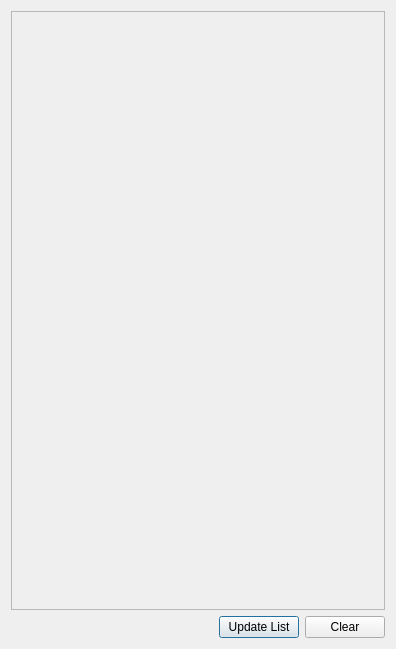
<?xml version="1.0" encoding="UTF-8"?>
<ui version="4.0">
 <class>triggerWidget</class>
 <widget class="QDialog" name="triggerWidget">
  <property name="windowModality">
   <enum>Qt::WindowModal</enum>
  </property>
  <property name="geometry">
   <rect>
    <x>0</x>
    <y>0</y>
    <width>396</width>
    <height>649</height>
   </rect>
  </property>
  <property name="minimumSize">
   <size>
    <width>350</width>
    <height>350</height>
   </size>
  </property>
  <property name="windowTitle">
   <string>Dialog</string>
  </property>
  <layout class="QHBoxLayout" name="horizontalLayout_2">
   <item>
    <layout class="QVBoxLayout" name="verticalLayout_3">
     <item>
      <widget class="QScrollArea" name="scrollArea">
       <property name="widgetResizable">
        <bool>true</bool>
       </property>
       <widget class="QWidget" name="scrollAreaWidgetContents">
        <property name="geometry">
         <rect>
          <x>0</x>
          <y>0</y>
          <width>374</width>
          <height>596</height>
         </rect>
        </property>
        <layout class="QVBoxLayout" name="verticalLayout">
         <item>
          <layout class="QVBoxLayout" name="triggerLayout">
           <item>
            <spacer name="verticalSpacer">
             <property name="orientation">
              <enum>Qt::Vertical</enum>
             </property>
             <property name="sizeHint" stdset="0">
              <size>
               <width>20</width>
               <height>40</height>
              </size>
             </property>
            </spacer>
           </item>
          </layout>
         </item>
        </layout>
       </widget>
      </widget>
     </item>
     <item>
      <layout class="QHBoxLayout" name="horizontalLayout">
       <item>
        <spacer name="horizontalSpacer">
         <property name="orientation">
          <enum>Qt::Horizontal</enum>
         </property>
         <property name="sizeHint" stdset="0">
          <size>
           <width>40</width>
           <height>20</height>
          </size>
         </property>
        </spacer>
       </item>
       <item>
        <widget class="QPushButton" name="triggerListButton">
         <property name="text">
          <string>Update List</string>
         </property>
        </widget>
       </item>
       <item>
        <widget class="QPushButton" name="clearListButton">
         <property name="text">
          <string>Clear</string>
         </property>
        </widget>
       </item>
      </layout>
     </item>
    </layout>
   </item>
  </layout>
 </widget>
 <resources/>
 <connections/>
</ui>
